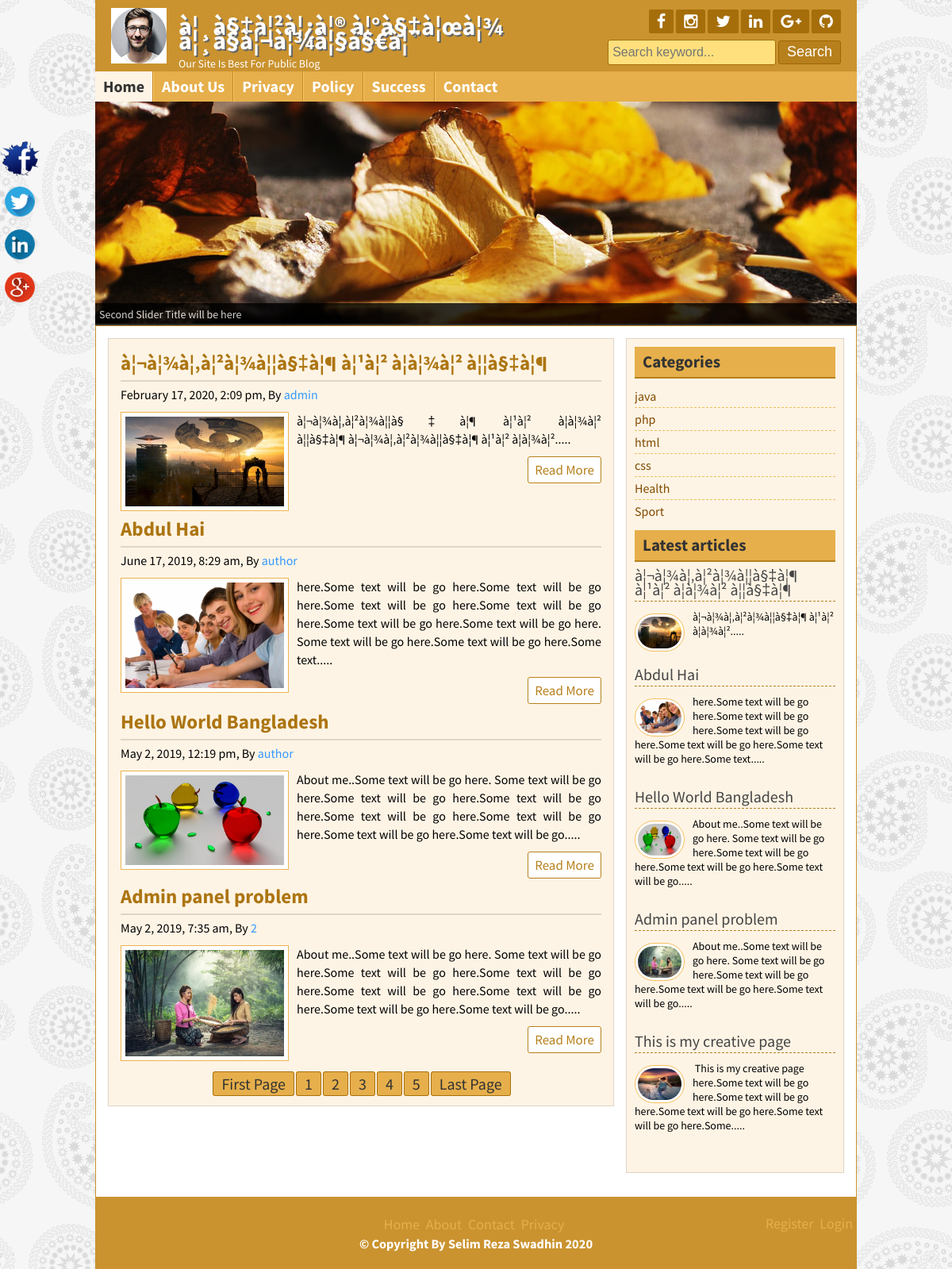
The page / on the database its author committed.
### tables this page shows
CREATE TABLE `tbl_slogan` (
  `id` int(11) NOT NULL,
  `title` varchar(255) NOT NULL,
  `slogan` varchar(255) NOT NULL,
  `logo` varchar(255) NOT NULL
);

CREATE TABLE `tbl_social` (
  `id` int(11) NOT NULL,
  `fb` varchar(255) NOT NULL,
  `ins` varchar(255) NOT NULL,
  `tw` varchar(255) NOT NULL,
  `ln` varchar(255) NOT NULL,
  `gp` varchar(255) NOT NULL,
  `git` varchar(255) NOT NULL
);

CREATE TABLE `tbl_page` (
  `id` int(11) NOT NULL,
  `name` varchar(255) NOT NULL,
  `body` text NOT NULL
);

CREATE TABLE `tbl_post` (
  `id` int(11) NOT NULL,
  `cat` int(11) NOT NULL,
  `title` varchar(255) NOT NULL,
  `body` text NOT NULL,
  `image` varchar(255) NOT NULL,
  `author` varchar(255) NOT NULL,
  `tags` varchar(255) NOT NULL,
  `description` text NOT NULL,
  `date` timestamp NOT NULL DEFAULT current_timestamp(),
  `userid` int(11) NOT NULL
);

CREATE TABLE `tbl_category` (
  `id` int(11) NOT NULL,
  `name` varchar(255) NOT NULL
);

CREATE TABLE `tbl_footer` (
  `id` int(11) NOT NULL,
  `node` varchar(255) NOT NULL
);

### lib/Database.php (called while the page is built, shortened)
<?php
Class Database{
	public $host   = DB_HOST;
	public $user   = DB_USER;
	public $pass   = DB_PASS;
	public $dbname = DB_NAME;
	public $link;
	private function connectDB(){
	$this->link = new mysqli($this->host, $this->user, $this->pass, $this->dbname);
 }
	public function select($query){
		$result = $this->link->query($query) or die($this->link->error.__LINE__);
		if($result->num_rows > 0){
			return $result;
		} else {
			return false;
		}
	}
}

### helpers/Format.php (called while the page is built, shortened)
<?php
class Format{
    public function formatDate($date){
    	return date('F j, Y, g:i a', strtotime($date));
    }
    public function textShorten($text, $limit=400){
        $text = $text. " ";
        $text = substr($text, 0, $limit);
        $text = substr($text, 0, strrpos($text, ' '));
        $text = $text. ".....";
        return $text;
    }
}

### index.php (the view)
<?php include"inc/header.php"; ?>
<?php include"inc/slider.php"; ?>
<div class="contentsection contemplete clear">
    <div class="maincontent clear">
        <?php
            $per_page= 4;
            if(isset($_GET['page'])){
                $page = $_GET['page'];
            }else{
                $page = 1;
            }
            $start_form = ($page - 1) * $per_page;
        ?>
<?php
    $query = "SELECT * FROM tbl_post ORDER BY id DESC LIMIT $start_form, $per_page";
    $post  = $db->select($query);
    if($post){
        while($result = $post->fetch_assoc()){
?>
        <div class="samepost clear">
            <h2><a href="post.php?id=<?= $result['id']; ?>"><?= $result['title']; ?></a></h2>
            <h4><?= $fm->formatDate($result['date']); ?>, By <a href="#"><?= $result['author']; ?></a></h4>
            <a href="#"><img src="admin/<?= $result['image']; ?>" alt="post image"/></a>
            <?= $fm->textShorten($result['body'], 230); ?>
            <div class="readmore clear">
                <a href="post.php?id=<?= $result['id']; ?>">Read More</a>
            </div>
        </div>
        <?php } ?>
        <?php
        $query = "SELECT * FROM tbl_post";
        $result= $db->select($query);
        $total_rows = mysqli_num_rows($result);
        $total_pages = ceil($total_rows / $per_page);
        echo "<span class='pagination'><a href='index.php?page=1'>".'First Page'."</a>";
for($i = 1; $i <= $total_pages; $i++){
    echo "<a href='index.php?page=".$i."'>".$i."</a>";
}
        echo"<a href='index.php?page=$total_pages'>".'Last Page'."</a></span>"?>
        <?php } else{header("Location:404.php");} ?>
    </div>
<?php include"inc/sidebar.php"; ?>
<?php include"inc/footer.php"; ?>

### inc/header.php (shortened to what this page needs)
<?php include"lib/Database.php"; ?>
<?php include"helpers/Format.php"; ?>
<?php
    $db = new Database();
    $fm = new Format();
?>
<!DOCTYPE html>
<html>
<head>
   <?php include 'scripts/css.php'; ?>
</head>
<body>
<div class="headersection templete clear">
    <a href="index.php">
        <div class="logo">
            <?php
                $query = "SELECT * FROM tbl_slogan WHERE id ='1'";
                $blog_title = $db->select($query);
                if ($blog_title) {
                while ($result = $blog_title->fetch_assoc()) {
            ?>
            <img src="admin/<?= $result['logo']; ?>" alt="Logo"/>
            <h2><?= $result['title']; ?></h2>
            <p><?= $result['slogan']; ?></p>
            <?php }} ?>
        </div>
    </a>
    <div class="social clear">
        <div class="icon clear">
            <?php
                $query = "SELECT * FROM tbl_social WHERE id ='1'";
                $social_media = $db->select($query);
                if ($social_media) {
                while ($result = $social_media->fetch_assoc()) {
            ?>
                <a href="<?= $result['fb']; ?>" target="_blank"><i class="fa fa-facebook facebook"></i></a>
                <a href="<?= $result['ins']; ?>" target="_blank"><i class="fa fa-instagram instagram"></i></a>
                <a href="<?= $result['tw']; ?>" target="_blank"><i class="fa fa-twitter twitter"></i></a>
                <a href="<?= $result['ln']; ?>" target="_blank"><i class="fa fa-linkedin linkedin"></i></a>
                <a href="<?= $result['gp']; ?>" target="_blank"><i class="fa fa-google-plus google-plus"></i></a>
                <a href="<?= $result['git']; ?>" target="_blank"><i class="fa fa-github github"></i></a>
           <?php }} ?>
        </div>
        <div class="searchbtn clear">
            <form action="search.php" method="get">
                <input type="text" name="search" placeholder="Search keyword..."/>
                <input type="submit" name="submit" value="Search"/>
            </form>
        </div>
    </div>
</div>
<div class="navsection templete">
    <?php
        $path = $_SERVER['SCRIPT_FILENAME'];
        $current_page = basename($path, '.php');
    ?>
    <ul>
        <li><a
        <?php if ($current_page == 'index') { echo 'id="active"'; }?>
                    href="index.php">Home</a></li>
        <?php
            $query = "SELECT * FROM tbl_page";
            $pages = $db->select($query);
            if ($pages) {
                while ($result = $pages->fetch_assoc()) {
        ?>
                <li><a
                        <?php
                            if (isset($_GET['pageid']) && $_GET['pageid'] == $result['id']) {
                                echo 'id="active"';
                            }
                        ?>
                            href="page.php?pageid=<?= $result['id']; ?>"><?= $result['name']; ?></a></li>
        <?php }} ?>
        <li><a
                <?php if ($current_page == 'contact') { echo 'id="active"'; }?>
                    href="contact.php">Contact</a></li>
    </ul>
</div>

### scripts/css.php
 <link rel="stylesheet" href="font-awesome-4.5.0/css/font-awesome.css">
 <link rel="stylesheet" href="css/nivo-slider.css" type="text/css" media="screen" />
 <link rel="stylesheet" href="style.css">
<?php
    $query = "SELECT * FROM tbl_theme WHERE id='1'";
    $themes = $db->select($query);
    while ($result = $themes->fetch_assoc()) {
    if ($result['theme'] == 'default'){ ?>
	<link rel="stylesheet" href="theme/default.css">
<?php }elseif($result['theme'] == 'fb') { ?>
	<link rel="stylesheet" href="theme/fb.css">
<?php }elseif($result['theme'] == 'green') { ?>
	<link rel="stylesheet" href="theme/green.css">
<?php }elseif($result['theme'] == 'empty'){ ?>
	<link rel="stylesheet" href="theme/empty.css">
<?php }} ?>

### inc/slider.php (shortened to what this page needs)
<div class="slidersection templete clear">
    <div id="slider">
    	   <?php
                $query = "SELECT * FROM tbl_slider ORDER BY id LIMIT 8";
                $slider  = $db->select($query);
	            if ($slider) {
	                while ($result = $slider->fetch_assoc()) {
            ?>
        <a href="#">
        </a>
       <?php }} ?>
    </div>
</div>

### inc/sidebar.php
<div class="sidebar clear">
    <div class="samesidebar clear">
        <h2>Categories</h2>
        <ul>
            <?php
                $query = "SELECT * FROM tbl_category LIMIT 6";
                $category  = $db->select($query);
                if($category){
                while($result = $category->fetch_assoc()){
            ?>
            <li><a href="posts.php?category=<?= $result['id']; ?>"><?= $result['name']; ?></a></li>
            <?php }}else{ ?>
                <li>No Category Created</li>
            <?php } ?>
        </ul>
    </div>
    <div class="samesidebar clear">
        <h2>Latest articles</h2>
        <?php
            $query = "SELECT * FROM tbl_post ORDER BY id DESC LIMIT 5";
            $post  = $db->select($query);
            if($post){
            while($result = $post->fetch_assoc()){
        ?>
        <div class="popular clear">
            <h3><a href="post.php?id=<?= $result['id']; ?>"><?= $result['title']; ?></a></h3>
            <a href="post.php?id=<?= $result['id']; ?>"><img src="admin/<?= $result['image']; ?>" alt="post image"/></a>
            <?= $fm->textShorten($result['body'], 150); ?>
        </div>
        <?php }} else{"<script>window.location='404.php'</script>";} ?>
    </div>
</div>

### inc/footer.php (shortened to what this page needs)
</div>
<div class="footersection templete clear">
    <div class="footermenu clear">
        <ul>
            <li><a href="#">Home</a></li>
            <li><a href="#">About</a></li>
            <li><a href="#">Contact</a></li>
            <li><a href="#">Privacy</a></li>
        </ul>
        <ul style="float: right;margin-top: -20px;">
            <li><a href="admin/registration.php" title="Click For Registration Me">Register</a></li>
            <li><a href="admin/login.php" title="Click For login Me">Login</a></li>
        </ul>
    </div>
    <?php
    $query = "SELECT * FROM tbl_footer WHERE id ='1'";
    $footernote = $db->select($query);
    if ($footernote) {
    while ($fresult = $footernote->fetch_assoc()) {
    ?>
    <h3 style="color:#fff;">&copy; <?= $fresult['node']; ?> <?= date('Y'); ?></h3>
    <?php }} ?>
</div>
<div class="fixedicon clear">
    <?php
        $query = "SELECT * FROM tbl_social WHERE id ='1'";
        $social_media = $db->select($query);
        if ($social_media) {
        while ($result = $social_media->fetch_assoc()) {
    ?>
    <a href="<?= $result['fb']; ?>" target="_blank"><img src="images/fb.png" alt="Facebook"/></a>
    <a href="<?= $result['tw']; ?>" target="_blank"><img src="images/social/twitter.png" alt="Twitter"/></a>
    <a href="<?= $result['ln']; ?>" target="_blank"><img src="images/social/linkedin.png" alt="LinkedIn"/></a>
    <a href="<?= $result['gp']; ?>" target="_blank"><img src="images/social/google.png" alt="GooglePlus"/></a>
<?php }} ?>
</div>
</body>
</html>

### css/nivo-slider.css (style rules this page uses)
.nivoSlider { position:relative; }
.nivoSlider a.nivo-imageLink { position:absolute; top:0px; left:0px; width:100%; height:100%; border:0; padding:0; margin:0; z-index:60; display:none; }

### theme/default.css (style rules this page uses)
.headersection, .footersection { background: #ca932f none repeat scroll 0 0; color: #fff; }
.icon { float: right; }
.icon a { background: #a56e0a none repeat scroll 0 0; }
.searchbtn input[type="text"] { border: 1px solid #A56E0A; background: #FFE07C none repeat scroll 0 0; }
.searchbtn input[type="submit"] { border: 1px solid #9d6602; }
input[type="submit"] { background: #b7801c none repeat scroll 0 0; border: 1px solid #e6af4b; }
.navsection { background: none repeat scroll 0 0 #e6af4b; }
.navsection ul li { border-left: 1px solid #fdc662; border-right: 1px solid #c18a26; }
.samepost h2, .about h2 { color: #ac7511; }
.samepost h2 a { color: #ac7511; }
.maincontent, .sidebar { background: #fef4e5 none repeat scroll 0 0; }
.samepost img { border: 1px solid #ebb450; }
.contentsection { border: 1px solid #ca932f; }
.samesidebar h2 { background: #e6af4b none repeat scroll 0 0; border-bottom: 2px solid #b7801c; color: #333; }
.readmore a { border: 1px solid #b7801c; color: #b7801c; }
.pagination a { background: #e6af4b none repeat scroll 0 0; border: 1px solid #a7700c; color: #333; }
.footermenu ul li a { color: #E6AF4B; }
.popular img { background: #fff none repeat scroll 0 0; border: 1px solid #f6bf5b; }

### inc/footer.php (style rules this page uses)
ul>li>a { text-decoration: none; }

### rows shown on the page
tbl_slogan: logo (picture), title "à¦¸à§‡à¦²à¦¿à¦® à¦°à§‡à¦œà¦¾ à¦¸à§à¦¬à¦¾à¦§à§€à¦¨", slogan "Our Site Is Best For Public Blog"
tbl_page: name "About Us"
tbl_page: name "Privacy"
tbl_page: name "Policy"
tbl_page: name "Success"
tbl_post: title "à¦¬à¦¾à¦‚à¦²à¦¾à¦¦à§‡à¦¶ à¦¹à¦² à¦­à¦¾à¦² à¦¦à§‡à¦¶", date "February 17, 2020, 2:09 pm", author "admin", image (picture), body "à¦¬à¦¾à¦‚à¦²à¦¾à¦¦à§‡à¦¶ à¦¹à¦² à¦­à¦¾à¦² à¦¦à§‡à¦¶ à¦¬à¦¾à¦‚à¦²à¦¾à¦¦à§‡à¦¶ à¦¹à¦² à¦­à¦¾à¦².....", body "à¦¬à¦¾à¦‚à¦²à¦¾à¦¦à§‡à¦¶ à¦¹à¦² à¦­à¦¾à¦²....."
tbl_post: title "Abdul Hai", date "June 17, 2019, 8:29 am", author "author", image (picture), body "here.Some text will be go here.Some text will be go here.Some text will be go here.Some text will be go here.Some text will be go here.Some text will be go here. Some text will be go here.Some text will be go here.Some text.....", body "here.Some text will be go here.Some text will be go here.Some text will be go here.Some text will be go here.Some text will be go here.Some text....."
tbl_post: title "Hello World Bangladesh", date "May 2, 2019, 12:19 pm", author "author", image (picture), body "About me..Some text will be go here. Some text will be go here.Some text will be go here.Some text will be go here.Some text will be go here.Some text will be go here.Some text will be go here.Some text will be go.....", body "About me..Some text will be go here. Some text will be go here.Some text will be go here.Some text will be go here.Some text will be go....."
tbl_post: title "Admin panel problem", date "May 2, 2019, 7:35 am", author "2", image (picture), body "About me..Some text will be go here. Some text will be go here.Some text will be go here.Some text will be go here.Some text will be go here.Some text will be go here.Some text will be go here.Some text will be go.....", body "About me..Some text will be go here. Some text will be go here.Some text will be go here.Some text will be go here.Some text will be go....."
tbl_category: name "java"
tbl_category: name "php"
tbl_category: name "html"
tbl_category: name "css"
tbl_category: name "Health"
tbl_category: name "Sport"
tbl_post: title "This is my creative page", image (picture), body "This is my creative page here.Some text will be go here.Some text will be go here.Some text will be go here.Some text will be go here.Some....."
tbl_footer: node "Copyright By Selim Reza Swadhin"
